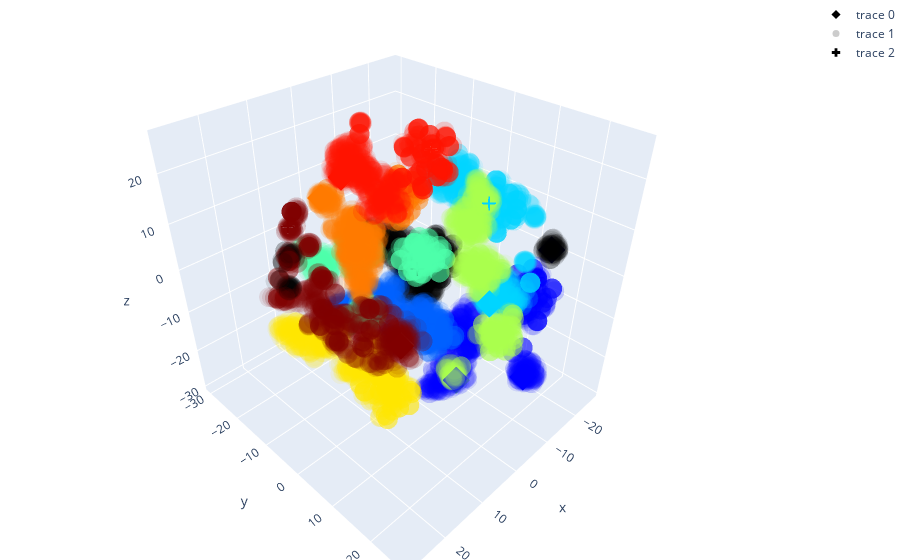

Notebook source saved alongside this figure:
### Code cell
max_len = max(len(standardSets), len(num_clusters_unique))
colors = plt.cm.jet(np.linspace(0, 1, max_len))
# print("colors", colors.shape, colors)

# print("medoid labels", [labels_HDBSCAN[i] for i in medoidsIndices])
# print("argmax", argmax)

if len(medoidSets) > 0 and CAN_BE_ORDERED:
    print("medoids added to plots and reordered")
    color_map = dict(zip(range(max_len), colors[unique_labels_reordered]))
    #rint("color_map", color_map)
else:
    color_map = dict(zip(range(max_len), colors))   # 0=red, 1=blue, 2=green, 3=yellow, 4=purple, 5=lightblue, 6=lightgreen, 7=lightyellow, 8=lightpurple
    
marker_colors = [color_map[label] if label > -1 else np.array([0,0,0,1]) for label in labels_HDBSCAN]
marker_colors_medoids = [color_map[label] if label > -1 else np.array([0,0,0,1]) for label in labels_HDBSCAN[medoidsIndices]]
#marker_colors_medoids = [color_map[label] if label > -1 else np.array([0,0,0,1]) for label in unique_labels]


# Create a trace for each type (centroids data)
traceStandard = go.Scatter3d(
    x=completeSetTSNE[len(actualSets):,0],
    y=completeSetTSNE[len(actualSets):,1],
    z=completeSetTSNE[len(actualSets):,2],
    mode='markers',
    marker=dict(
        size=7,
        color=colors,                # set color to an array/list of desired values
        opacity=1,
        symbol='diamond'
    )
)

if len(medoidSets) > 0:
    medoidsElements = completeSetTSNE[medoidsIndices] # medoidsIndices = [921, 123]
    traceMedoids = go.Scatter3d(
        x=medoidsElements[:,0],
        y=medoidsElements[:,1],
        z=medoidsElements[:,2],
        mode='markers',
        marker=dict(
            size=7,
            color=marker_colors_medoids,                # set color to an array/list of desired values
            opacity=1,
            symbol='cross'
        )
    )

# Create a trace for each type (centroids data)
traceActual = go.Scatter3d(
    x=completeSetTSNE[:len(actualSets),0],
    y=completeSetTSNE[:len(actualSets),1],
    z=completeSetTSNE[:len(actualSets),2],
    mode='markers',
    marker=dict(
        size=7,
        color=marker_colors,                # set color to an array/list of desired values
        opacity=0.1,
        symbol='circle'
    )
)

# Plot
if len(medoidSets) > 0:
    data = [traceStandard, traceActual, traceMedoids]
else:
    data = [traceStandard, traceActual]

layout = go.Layout(
    margin=dict(
        l=0,
        r=0,
        b=0,
        t=0
    )
)

fig = go.Figure(data=data, layout=layout)
fig.show()

### Figure 1 — Plotly figure (JSON) as saved in the notebook; plotly's stock layout.template omitted (floating-point values rounded to 4 significant figures; data arrays with more than 128 entries replaced by an {"elided": "..."} marker saying what was removed)
{"data": [{"marker": {"color": [[0, 0, 0.5, 1], [0, 0, 0.9991, 1], [0, 0.3784, 1, 1], [0, 0.8333, 1, 1], [0.3004, 1, 0.6673, 1], [0.6673, 1, 0.3004, 1], [1, 0.9012, 0, 1], [1, 0.48, 0, 1], [0.9991, 0.07335, 0, 1], [0.5, 0, 0, 1]], "opacity": 1, "size": 7, "symbol": "diamond"}, "mode": "markers", "type": "scatter3d", "x": [-14.39, -5.894, -3.954, 0.09365, -0.9475, -0.9299, 2.17, -3.308, 0.993, 15.86], "y": [20.42, 23.44, -9.445, 18.72, -10.84, 11.93, -3.556, -29.51, -17.14, 13.55], "z": [8.364, -14.08, -25.01, 3.422, -14.53, -19.32, -29.26, 3.757, 14.49, 0.6667]}, {"marker": {"color": {"elided": "10000x4 float values"}, "opacity": 0.1, "size": 7, "symbol": "circle"}, "mode": "markers", "type": "scatter3d", "x": {"elided": "10000 float values"}, "y": {"elided": "10000 float values"}, "z": {"elided": "10000 float values"}}, {"marker": {"color": [[1, 0.48, 0, 1], [0.9991, 0.07335, 0, 1], [0.5, 0, 0, 1], [0, 0, 0.9991, 1], [0, 0.8333, 1, 1], [0.3004, 1, 0.6673, 1], [0.6673, 1, 0.3004, 1], [0, 0.3784, 1, 1], [1, 0.9012, 0, 1]], "opacity": 1, "size": 7, "symbol": "cross"}, "mode": "markers", "type": "scatter3d", "x": [-9.544, -7.504, 13.64, -16.71, -15.09, -15.01, -15.22, -10.21, 9.959], "y": [-11.82, -2.273, -17.81, 16.83, 5.649, -12.18, 10.43, -4.193, 2.865], "z": [4.877, 22.11, 8.811, -0.4954, 11.51, -11.71, -17.64, -19.82, -19.5]}], "layout": {"margin": {"b": 0, "l": 0, "r": 0, "t": 0}}}
